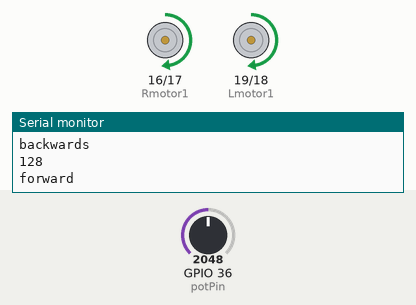
Recording of a sketch running on a simulated ESP32. Shown: motor-driver pin pairs drawn as motors (green arrow = first pin HIGH = forward, orange = second pin HIGH = backward, longer = more drive, scaled by the enable pin), the last lines printed to the serial monitor. Inputs (shaded band) come from the test bench; at power-on: GPIO 36 (potPin) = 2048 (analog values on the 0–4095 scale).

Above: at 2.8 s.
2.9 s: GPIO 36 (potPin) set to 18
8.9 s: GPIO 36 (potPin) set to 13
At 10.7 s:
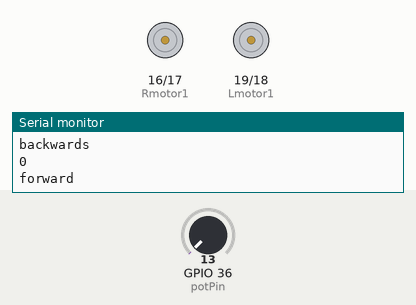
11.6 s: GPIO 36 (potPin) set to 2866
At 13.8 s:
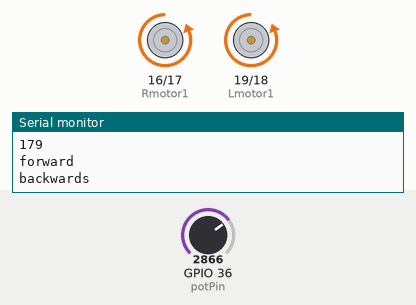
17.6 s: GPIO 36 (potPin) set to 3603
23.6 s: GPIO 36 (potPin) set to 0
Timing chart, 0 to 26.6 s (numbered marks = the images above; inputs shaded):
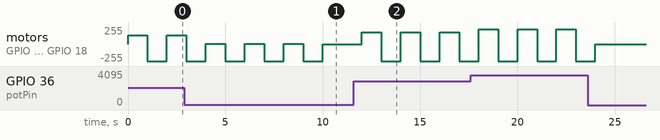

The sketch:

MotorTest.ino
```cpp
#define Lmotor1 19
#define Lmotor2 18
#define LmotorEn 5

#define Rmotor1 16
#define Rmotor2 17
#define RmotorEn 4


#define potPin 36

int pwmLeft = 0;
int pwmRight = 1;
int pwmHz = 1000; // PWM frequency of 1 KHz
int pwmRes = 8; // 8-bit resolution, 256 possible values

void leftMotor(int speed);
void rightMotor(int speed);

void setup()
{
  ledcSetup(pwmLeft, pwmHz, pwmRes);
  ledcSetup(pwmRight, pwmHz, pwmRes);
  ledcAttachPin(LmotorEn, pwmLeft);
  ledcAttachPin(RmotorEn, pwmRight);
  pinMode(Lmotor1, OUTPUT);
  pinMode(Lmotor2, OUTPUT);
  pinMode(Rmotor1, OUTPUT);
  pinMode(Rmotor2, OUTPUT);

  Serial.begin(115200);
  analogReadResolution(9);
}

int val = 0;

void loop()
{
  val = analogRead(potPin)/2;
  Serial.println(val);
  rightMotor(val);
  leftMotor(val);
  Serial.println("forward");
  delay(1000);
  rightMotor(-val);
  leftMotor(-val);
  Serial.println("backwards");
  delay(1000);
}

void leftMotor(int speed)
{
  if (speed == 0)
  {
    digitalWrite(Lmotor1, 0);
    digitalWrite(Lmotor2, 0);
    ledcWrite(pwmLeft, 0);
  }
  else if (speed > 0)
  {
    digitalWrite(Lmotor1, 1);
    digitalWrite(Lmotor2, 0);
    ledcWrite(pwmLeft, speed);
  }
  else if (speed < 0)
  {
    digitalWrite(Lmotor1, 0);
    digitalWrite(Lmotor2, 1);
    ledcWrite(pwmLeft, 257-speed);
  }
}

void rightMotor(int speed)
{
  if (speed == 0)
  {
    digitalWrite(Rmotor1, 0);
    digitalWrite(Rmotor2, 0);
    ledcWrite(pwmRight, 0);
  }
  else if (speed > 0)
  {
    digitalWrite(Rmotor1, 1);
    digitalWrite(Rmotor2, 0);
    ledcWrite(pwmRight, speed);
  }
  else if (speed < 0)
  {
    digitalWrite(Rmotor1, 0);
    digitalWrite(Rmotor2, 1);
    ledcWrite(pwmRight, 257-speed);
  }
}
```

Measured:
- the behaviour switches between 16 and 15 on GPIO 36 (potPin) (found by bisection; images 0 and 1)
- after the input at 8.9 s, motor on GPIO 16 (Rmotor1) / GPIO 17 (Rmotor2), motor on GPIO 19 (Lmotor1) / GPIO 18 (Lmotor2): goes on until 10.0 s, then stays stopped
- after the input at 11.6 s, motor on GPIO 16 (Rmotor1) / GPIO 17 (Rmotor2), motor on GPIO 19 (Lmotor1) / GPIO 18 (Lmotor2): alternates backward 255/255 for 1.0 s and forward 178/255 for 1.0 s, starting after 0.40 s
- by itself, motor on GPIO 16 (Rmotor1) / GPIO 17 (Rmotor2), motor on GPIO 19 (Lmotor1) / GPIO 18 (Lmotor2): alternates backward 255/255 for 1.0 s and forward 1/255 for 1.0 s
